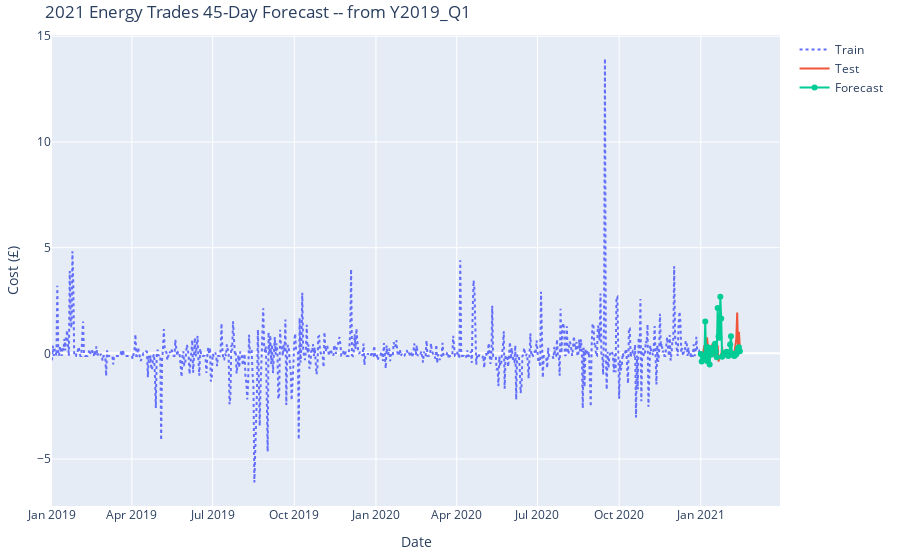

The notebook cell saved with this chart:
### Code cell
go_plotter(df_train, df_test, df_forecast, FC, LABEL, "Energy")
maape(df_test.values, df_forecast.values)
